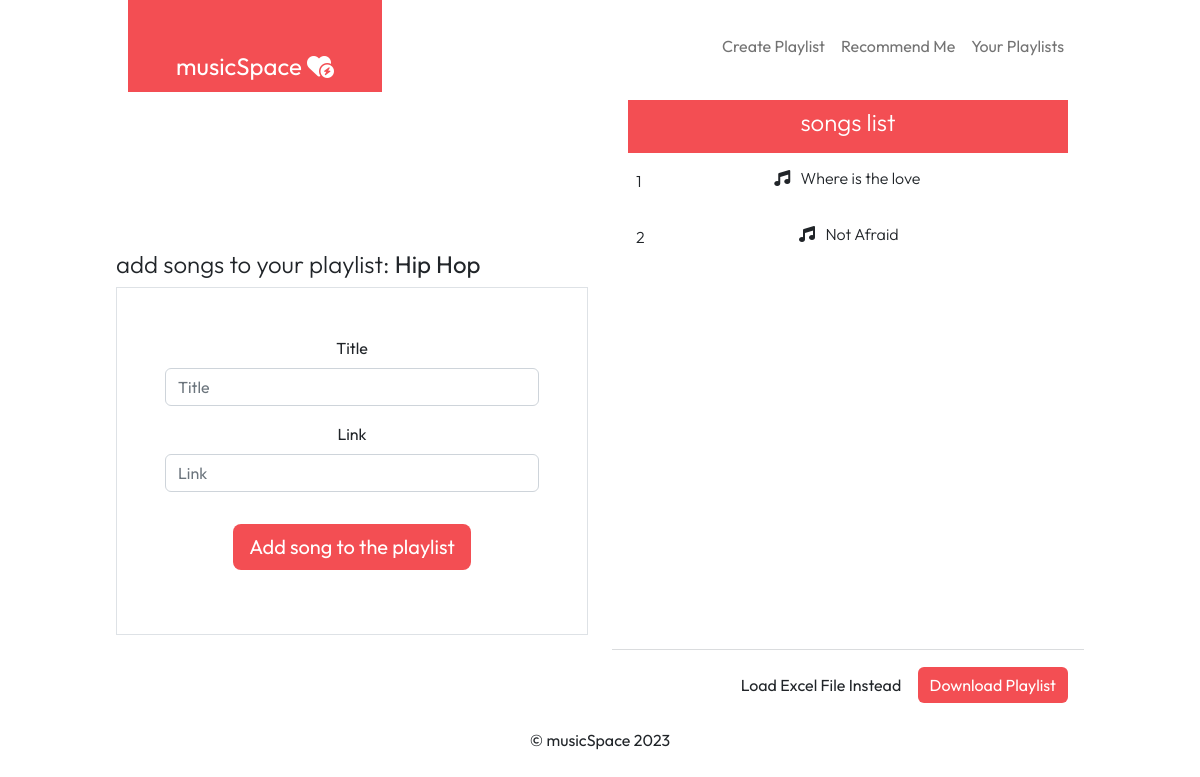
Screenshot of /4/playlist (signed in) with the database file from the repository.
### musicmaker/models.py (models this page shows, shortened)
class Playlist(models.Model):
    name  = models.CharField(max_length=100, null=False)
    user = models.ForeignKey(User, on_delete=models.DO_NOTHING, related_name='maker')
    created_date = models.DateTimeField(auto_now_add=True)

class Song(models.Model):
    title = models.CharField(max_length=100)
    playlist = models.ForeignKey(Playlist, on_delete=models.CASCADE)
    link = models.URLField(null=False)

### musicmaker/views.py (the view, shortened to what this page needs)
# urls.py: path('<int:pk>/playlist', PlaylistDetailView.as_view(), name='pl-detail'),
class PlaylistDetailView(CreateView):
    model = Song
    fields=['title','link']
    template_name='musicmaker/playlist-detail.html'
    def get_context_data(self, **kwargs):
        context = super(PlaylistDetailView, self).get_context_data(**kwargs)
        pl= self.kwargs['pk']
        obj = get_object_or_404(Playlist, id=pl)
        songs = Song.objects.filter(playlist=obj).order_by('-id')
        context.update({ "songs":songs,'playlist':obj})
        return context

### templates/musicmaker/playlist-detail.html (shortened to what this page needs)
{% extends 'base.html' %}
{%load static%}
{% load django_bootstrap5 %}
{% block bodyblock%}
<div class="row">
    <div class="col">
        <div class="mb-0 pb-0 mx-3 d-flex justify-content-end">
          </div>
          <h4 class="text-start fw-light">add songs to your playlist: <b>{{playlist.name|truncatechars:15}}</b></h4>
          <div class="border p-5">
            <form action="" method="post" class="text-center">
                {% bootstrap_form form layout='floating'  %}
                <div class="d-flex justify-content-center my-3">
                    <button class="btn btn-lg btn-primary mt-3">Add song to the playlist</button>
                </div>
            </form>
          </div>
    </div>
    <div class="col">
        <div class="ms-body py-2 mt-0 mx-3">
            <h4 class="text-white text-center fw-light">songs list</h4>
          </div>
          <div class="mx-3 p-2" style="height:60vh; overflow: auto;">
          {% for object in songs %}
                 <div class="py-2">
                  <a href="" class="text-decoration-none text-dark">
                      <div class="d-flex justify-content-between">
                        <div class="text-center">
                            <p class="fw-light">{{forloop.counter}}</p>
                        </div>
                          <div>
                            <h6 class="fw-light"> <i class="fa-solid fa-music"></i> &nbsp; {{object.title}} &nbsp;
                          </h6></div>
                      </div>
                     </a>
                 </div>
            {% empty %}
            <p class="text-muted text-center p-5 m-5">No added songs.</p>
            {% endfor %}
           </div>
           <hr class="text-secondary pt-0 pb-0">
           <div class="mx-3 d-flex justify-content-end">
            <div>
                <button class="btn btn-text"> Load Excel File Instead</button>
                <a href="{%url 'musicmaker:download' pk=playlist.id%}"  class="btn btn-primary"> Download Playlist</a>
            </div>
           </div>
    </div>
</div>
{%endblock%}

### templates/base.html (style rules this page uses)
* { box-sizing: border-box; font-family: "Outfit", sans-serif; scroll-behavior: smooth; }
body { height: 100%; margin: 0; overflow: hidden; }
.ms-body { background-color: #f34e53 }
.btn-primary { background-color: #f34e53 !important; border: #f34e53; }

### rows the page displays
Playlist: name "Hip Hop"
Song: title "Where is the love"
Song: title "Not Afraid"
